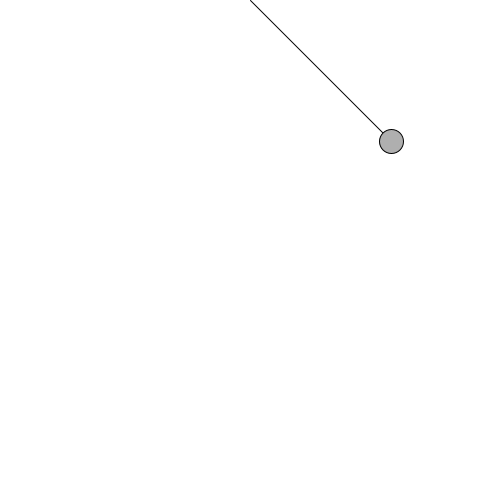
Frame 1 (no input)
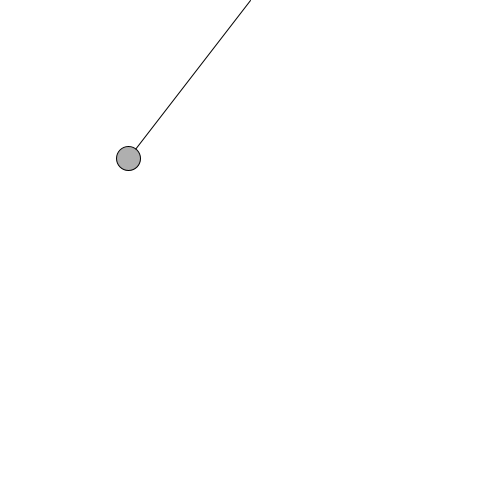
Frame 60 (the mouse pressed at the canvas centre just before this capture)
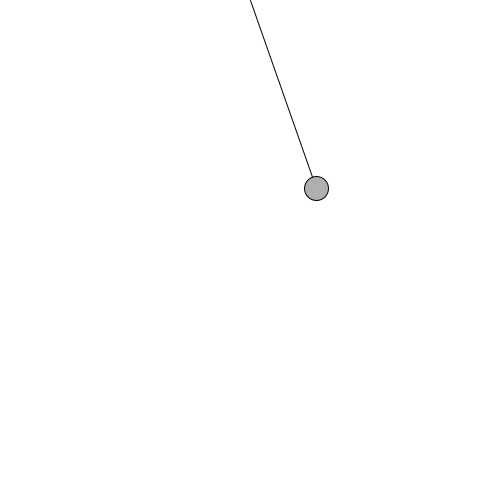
Frame 120 (the mouse held since frame 60 and released just before this capture)

The Processing sketch that drew these frames (run headless with seeded random() and noise(); from frame 60 on, the mouse is pressed at the canvas centre):

// Processing sketch: oscillationPendulum
// ── oscillationPendulum.pde
class Pendulum {
  PVector location;
  PVector origin;
  
  float r;     // arm length
  float angle; // pendulum arm angle
  float aVelocity;
  float aAcceleration;
  
  float damping;
  
  Pendulum(PVector origin_, float r_) {
    location = new PVector();
    
    origin = origin_.get();
    r = r_;
    angle = PI/4;
    
    aVelocity = 0.0;
    aAcceleration = 0.0;
    damping = 0.999;
  }
  
  void go() {
    update();
    display();
  }
  
  void update() {
    float gravity = 0.4;
    aAcceleration = (-1 * gravity / r) * sin(angle);
    aVelocity += aAcceleration;
    angle += aVelocity;
    aVelocity *= damping;
  }
  
  void display() {
    location.set(r*sin(angle), r*cos(angle));
    location.add(origin);
    
    stroke(0);
    
    line(origin.x, origin.y, location.x, location.y);
    fill(175);
    ellipse(location.x, location.y, 24, 24);
  }
}
Pendulum p;
void setup() {
  size(500, 500);
  PVector origin = new PVector(width/2, 0);
  p = new Pendulum(origin, 200);
}

void draw() {
  background(255);
  p.go();
}
